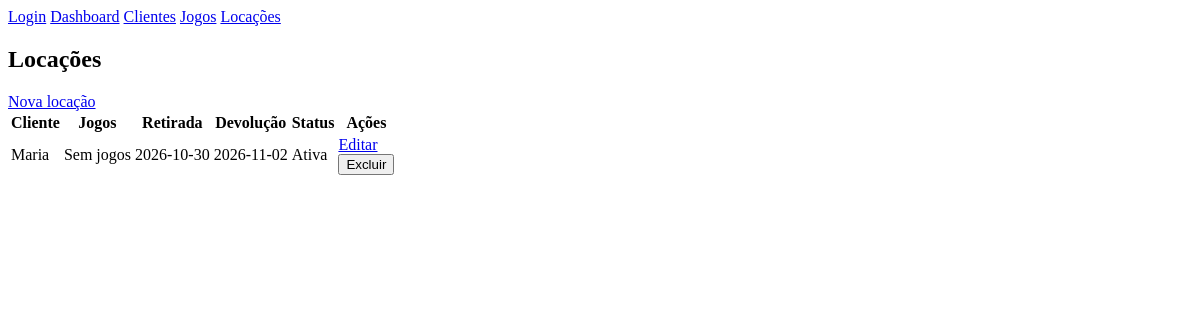
The app's page /locacoes, older data.
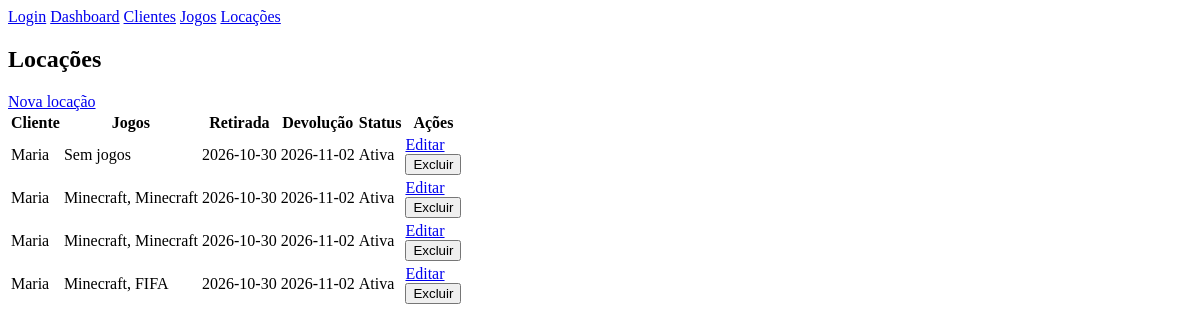
The same page, newer data.
### models/model.py (models this page shows, shortened)
class Locacao(db.Model):
    __tablename__ = "locacao"
    id = db.Column(db.Integer, primary_key=True)
    cliente_id = db.Column(db.Integer, db.ForeignKey("cliente.id"), nullable=False)
    data_retirada = db.Column(db.String(20), nullable=False)
    data_devolucao = db.Column(db.String(20), nullable=False)
    status = db.Column(db.String(30), nullable=False, default="Ativa")
    cliente = relationship("Cliente", back_populates="locacoes")
    jogos = relationship("Jogo", secondary="locacao_jogo", back_populates="locacoes")

class Cliente(db.Model):
    __tablename__ = "cliente"
    id = db.Column(db.Integer, primary_key=True)
    nome = db.Column(db.String(120), nullable=False)
    cpf = db.Column(db.String(20), unique=True, nullable=False)
    email = db.Column(db.String(120), nullable=False)
    telefone = db.Column(db.String(30), nullable=False)
    locacoes = relationship("Locacao", back_populates="cliente")

class Jogo(db.Model):
    __tablename__ = "jogo"
    id = db.Column(db.Integer, primary_key=True)
    titulo = db.Column(db.String(150), nullable=False)
    plataforma = db.Column(db.String(50), nullable=False)
    genero = db.Column(db.String(60), nullable=False)
    preco_aluguel = db.Column(db.Float, nullable=False)
    estoque = db.Column(db.Integer, nullable=False, default=0)
    locacoes = relationship("Locacao", secondary="locacao_jogo", back_populates="jogos")

### controllers/locacao_controller.py (the view)
@locacoes_bp.route("/locacoes")
def listar_locacoes():
    locacoes = Locacao.query.order_by(Locacao.id.asc()).all()
    return render_template("locacoes.html", locacoes=locacoes)

### templates/locacoes.html
{% extends 'base.html' %}
{% block content %}
<section>
    <h1>Locações</h1>
    <a href="{{ url_for('locacoes.nova_locacao') }}">Nova locação</a>
    <table>
        <thead>
            <tr>
                <th>Cliente</th>
                <th>Jogos</th>
                <th>Retirada</th>
                <th>Devolução</th>
                <th>Status</th>
                <th>Ações</th>
            </tr>
        </thead>
        <tbody>
            {% for locacao in locacoes %}
            <tr>
                <td>{{ locacao.cliente.nome }}</td>
                <td>
                    {% for jogo in locacao.jogos %}
                        {{ jogo.titulo }}{% if not loop.last %}, {% endif %}
                    {% else %}
                        Sem jogos
                    {% endfor %}
                </td>
                <td>{{ locacao.data_retirada }}</td>
                <td>{{ locacao.data_devolucao }}</td>
                <td>{{ locacao.status }}</td>
                <td>
                    <a href="{{ url_for('locacoes.editar_locacao', id=locacao.id) }}">Editar</a>
                    <form method="post" action="{{ url_for('locacoes.excluir_locacao', id=locacao.id) }}">
                        <button type="submit">Excluir</button>
                    </form>
                </td>
            </tr>
            {% endfor %}
        </tbody>
    </table>
</section>
{% endblock %}

Row changes from the older to the newer data that the page shows:
added Locacao: cliente.nome "Maria", data_retirada "2026-10-30", data_devolucao "2026-11-02", status "Ativa"
now on this page (row unchanged): Jogo: titulo "Minecraft"
added Jogo: titulo "Minecraft"
added Locacao: cliente.nome "Maria", data_retirada "2026-10-30", data_devolucao "2026-11-02", status "Ativa"
added Locacao: cliente.nome "Maria", data_retirada "2026-10-30", data_devolucao "2026-11-02", status "Ativa"
added Jogo: titulo "FIFA", shown under "Maria"
